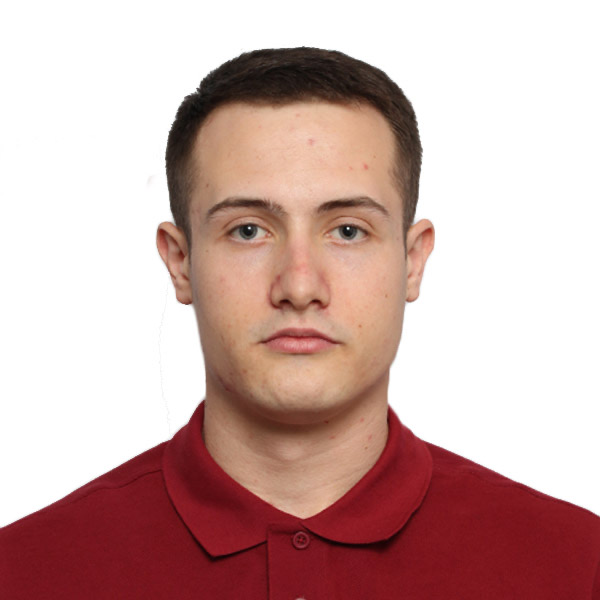
#> input picture ai_service/uploads/086f8cc86cb94b749fc163eb18e4ff03.jpg, 600 x 600 px
$ python -i mole_detection.py   (imports and definitions only)
#> lines starting #> are read from the running program, lines starting #| are printed output that depends on the picture; after the words box and inside, x2 and y2 are one past the last pixel; in counts of white or black regions, pixels touching at a corner belong together
#> further down, picture is the input picture: shape (600, 600, 3); mean B, G, R 169.4, 173.3, 204.6
import cv2
import numpy as np

def detect_moles(image):
    # Pretvaranje u HSV da bi se bolje razdvojile tamnije regije
    hsv = cv2.cvtColor(image, cv2.COLOR_BGR2HSV)
#> hsv: shape (600, 600, 3); mean H, S, V 39.8, 68.3, 204.6

    # Maskiram tamno smedje do crne nijanse (u granicama mladeza)
    lower_brown = np.array([0, 20, 30])
    upper_brown = np.array([50, 255, 100])
    mask = cv2.inRange(hsv, lower_brown, upper_brown)
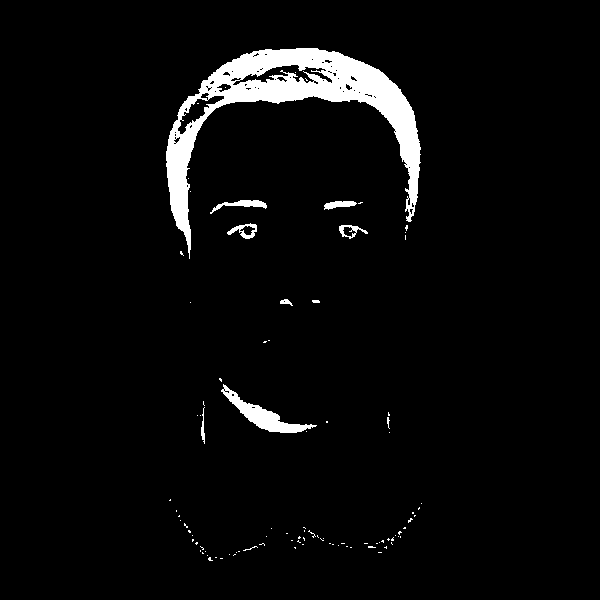
#> mask: shape (600, 600); 4.1% white; 96 white regions (86 under 20 px), largest, box (x1, y1, x2, y2) and area: (166, 48, 421, 259) 12252, (221, 384, 317, 433) 1186, (210, 200, 267, 214) 275

    #Uklanjanje suma
    kernel = cv2.getStructuringElement(cv2.MORPH_ELLIPSE, (3, 3))
    cleaned_mask = cv2.morphologyEx(mask, cv2.MORPH_OPEN, kernel, iterations=2)
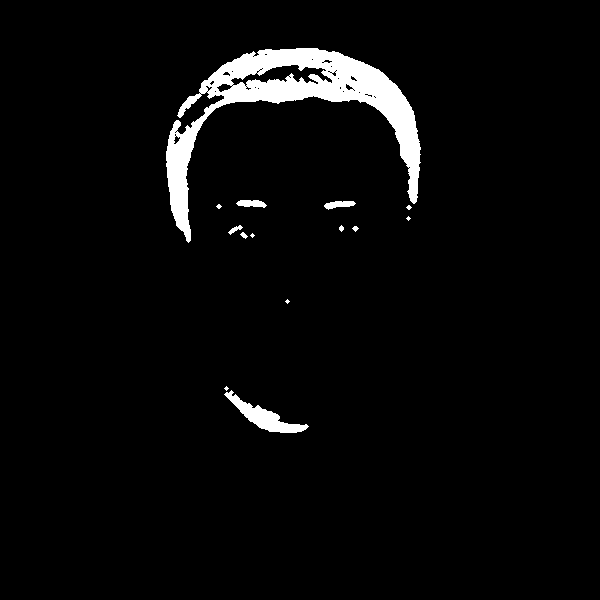
#> cleaned_mask: shape (600, 600); 3.7% white; 14 white regions (6 under 20 px)

    # Detekcija kontura
    contours, _ = cv2.findContours(cleaned_mask, cv2.RETR_EXTERNAL, cv2.CHAIN_APPROX_SIMPLE)
#> contours = 14 contours, 8 with area under 20; largest, box (x1, y1, x2, y2) and area: (166, 48, 421, 243) 12376, (224, 390, 309, 433) 994, (324, 201, 356, 210) 146, (236, 200, 267, 208) 145, (228, 225, 243, 235) 43, (240, 232, 248, 239) 21

    # Filtriranje na osnovu veličine - ne racunam sad ovdje
    # previse male tačke
    mole_count = 0
    for cnt in contours:
        area = cv2.contourArea(cnt)
        if 10 < area < 300:  # Podesavam prema rezoluciji slike
            mole_count += 1
#> this loop made 14 passes
#> area on passes 1, 5, 8, 12, 13, 14: 994.5, 21, 43, 145.5, 145, 12375.5
#> after the loop, mole_count = 8

    return mole_count

>>> import cv2
>>> picture = cv2.imread('../uploads/086f8cc86cb94b749fc163eb18e4ff03.jpg')
>>> result = detect_moles(picture)
#> result = 8
